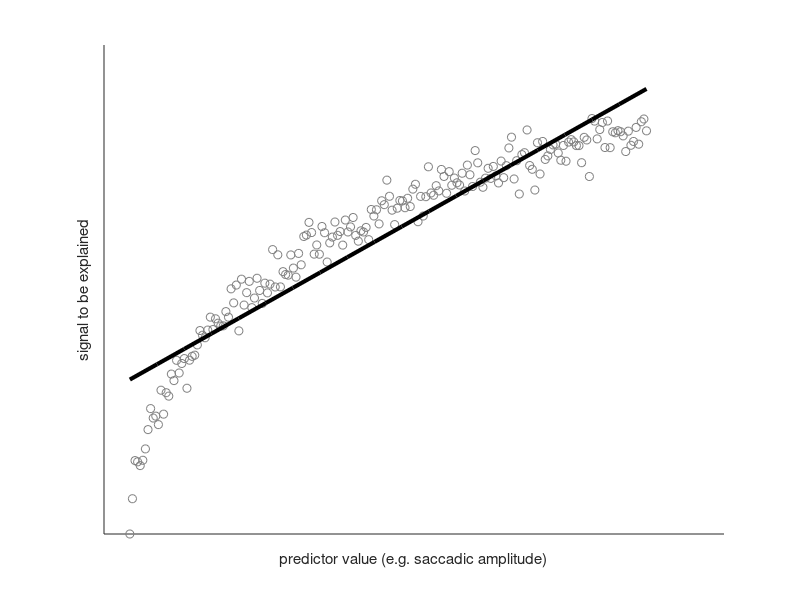
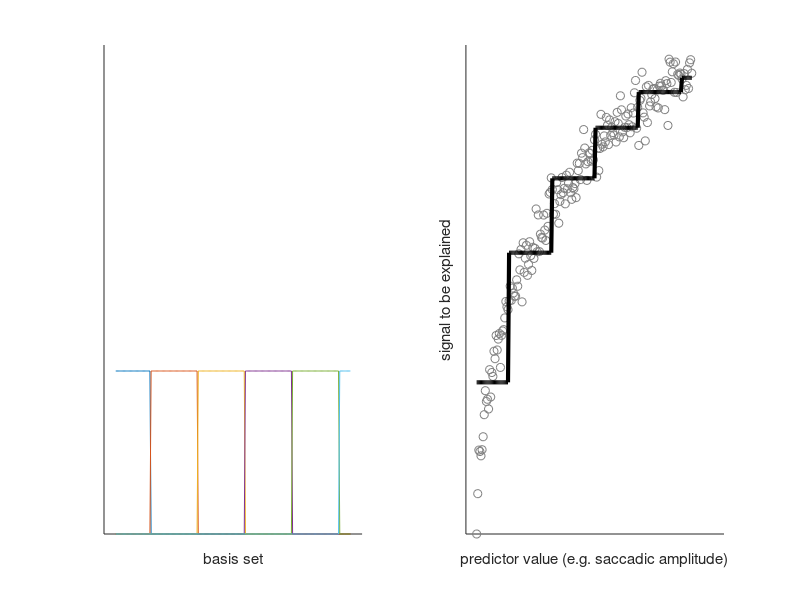

Here is the MATLAB script that generated these plots, in order: (Note: this script raises an error after producing the figures.)
cfg = [];
cfg.export = 0;
rng(1); %speficy seed
b = [0.1 0.5 1 2 0.2 4 2]/2;
N = 200;

x = linspace(0.5,10.5,N)';
y = [];
yD = log(x) + randn(N,1)*0.1;
yD = yD - min(yD);
% Linear Fit
Xinv = pinv([ones(prod(size(x)),1),x(:)]);
betaLinear = Xinv * yD(:);

figure

plot(x,yD','o','Color',[0.5 0.5 0.5])
hold all
xPlot = linspace(0.5,10.5,20);
plot(xPlot,xPlot*betaLinear(2)+betaLinear(1),'k','LineWidth',3)
xlabel('predictor value (e.g. saccadic amplitude)')
ylabel('signal to be explained')

set(get(gcf,'Children'),'Box','off','YTick',[],'XTick',[])

set(gcf,'Position',[   716   687   763   309])
if cfg.export
export_fig nonlinear1.png -transparent
end
%% Boxcar function fit
tmp = floor(x/2);
basisBox = [];
%build the dummy coding matrix
for u = unique(tmp)';
basisBox = [basisBox tmp == u];
end
betaBox = pinv(basisBox*1)*yD(:);


figure,
subplot(1,2,1)
plot(x,basisBox','-')
ylim([0 3])
xlim([0 11])
xlabel('basis set')

subplot(1,2,2)
plot(x,yD','o','Color',[0.5 0.5 0.5])

hold all

plot(linspace(min(x),max(x),N),basisBox*betaBox,'k','LineWidth',3)
set(get(gcf,'Children'),'Box','off','YTick',[],'XTick',[])

xlabel('predictor value (e.g. saccadic amplitude)')
ylabel('signal to be explained')
set(gcf,'Position',[   716   687   763   309])
if cfg.export

export_fig nonlinear_boxcar.png -transparent
end
%% Spline Fit
tmp = ceil(x*19/7)-2;

knotseq = [min(x) min(x) min(x) linspace(min(x),max(x),4) max(x) max(x) max(x)];
splinePlot = Bernstein(linspace(min(x),max(x),200),knotseq,[],4);
splineFit= Bernstein(x,knotseq,[],4);
splineFit(1,1) = 1;
splineFit(end,end)= 1;
betaSpline = pinv([splineFit]) * yD(:)

figure
subplot(1,2,1)
plot(splinePlot,'-')
xlabel('basis set')
subplot(1,2,2)
plot(x,yD','o','Color',[0.5 0.5 0.5])
hold all,
plot(0,0),plot(0,0),plot(0,0),plot(0,0),plot(0,0),plot(0,0); %stupid colors were not the same in both plots
plot(linspace(min(x),max(x),200),splinePlot'.*betaSpline(1:end),'-')

plot(linspace(min(x),max(x),200),splinePlot*betaSpline(1:end),'k','LineWidth',3)

xlabel('predictor value (e.g. saccadic amplitude)')
ylabel('signal to be explained')

set(get(gcf,'Children'),'Box','off','YTick',[],'XTick',[])
set(gcf,'Position',[   716   687   763   309])
if cfg.export
export_fig nonlinear_spline.png -transparent
end

%%
s = @()axis('off')
figure
subplot(1,3,1)
imagesc([ones(size(x)) x])
colormap(cbrewer('seq','Reds',100))
s()
subplot(1,3,2)
imagesc(basisBox)
s()
subplot(1,3,3)
imagesc(splineFit)
s()